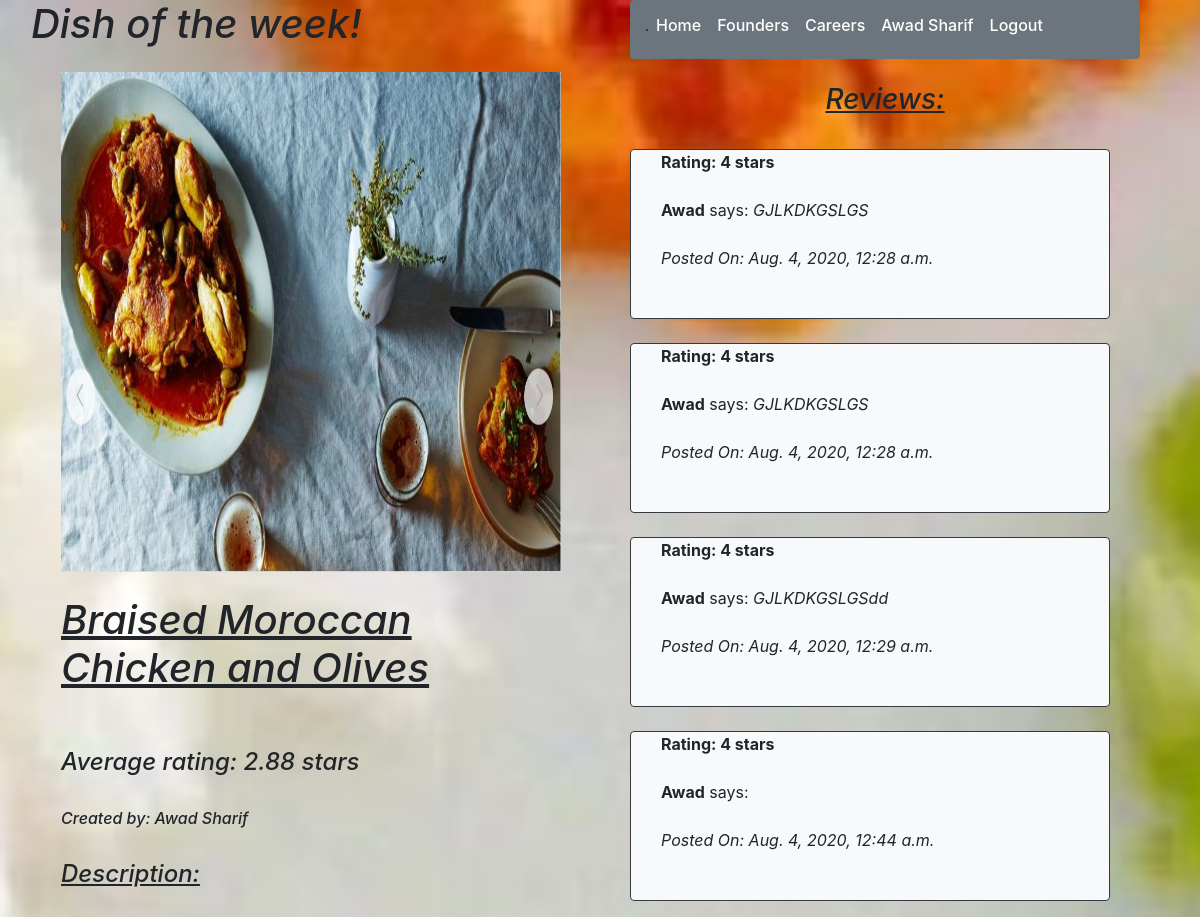
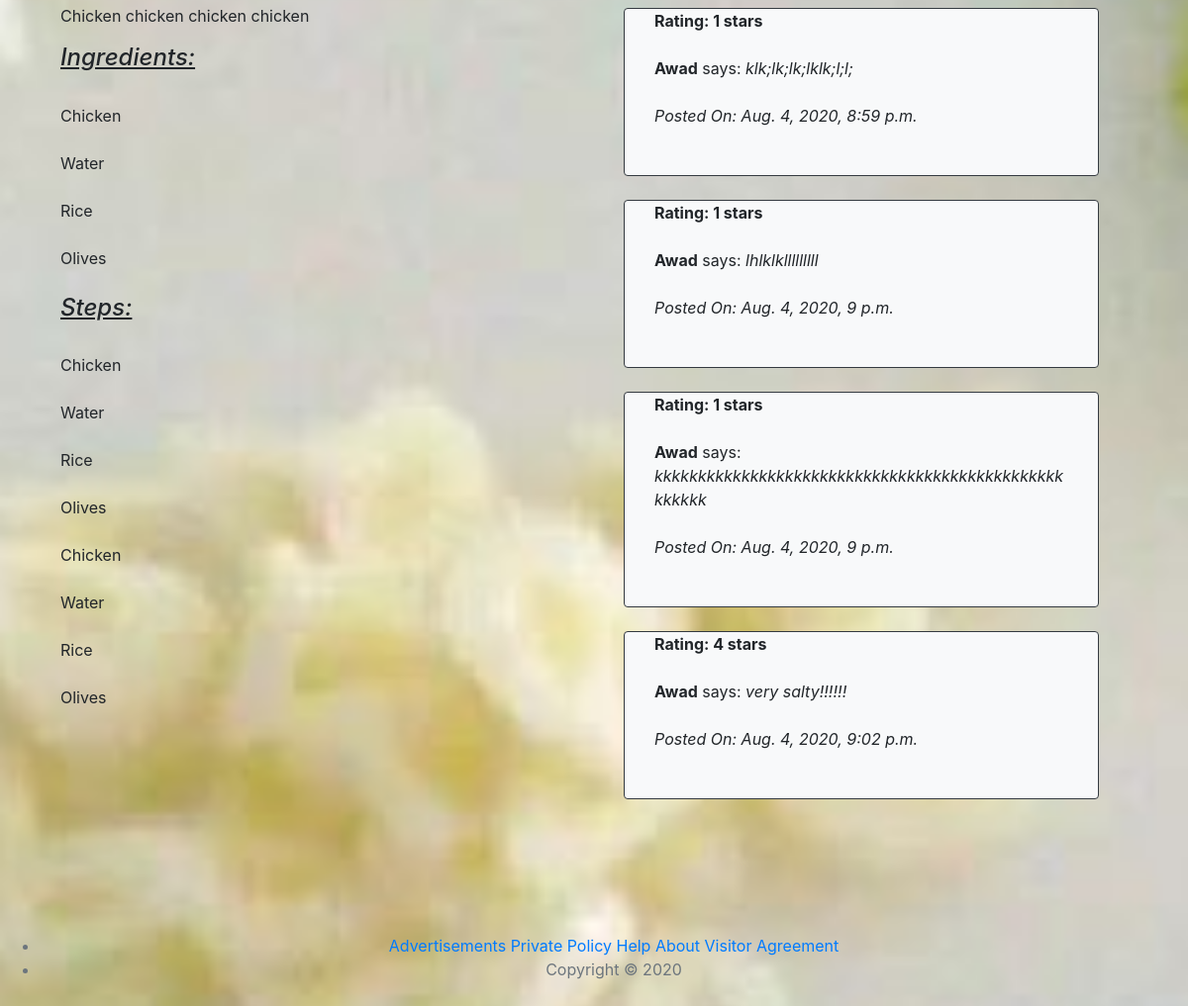
The app's page /recipe/best (signed in), older data (2 pictures, top to bottom).
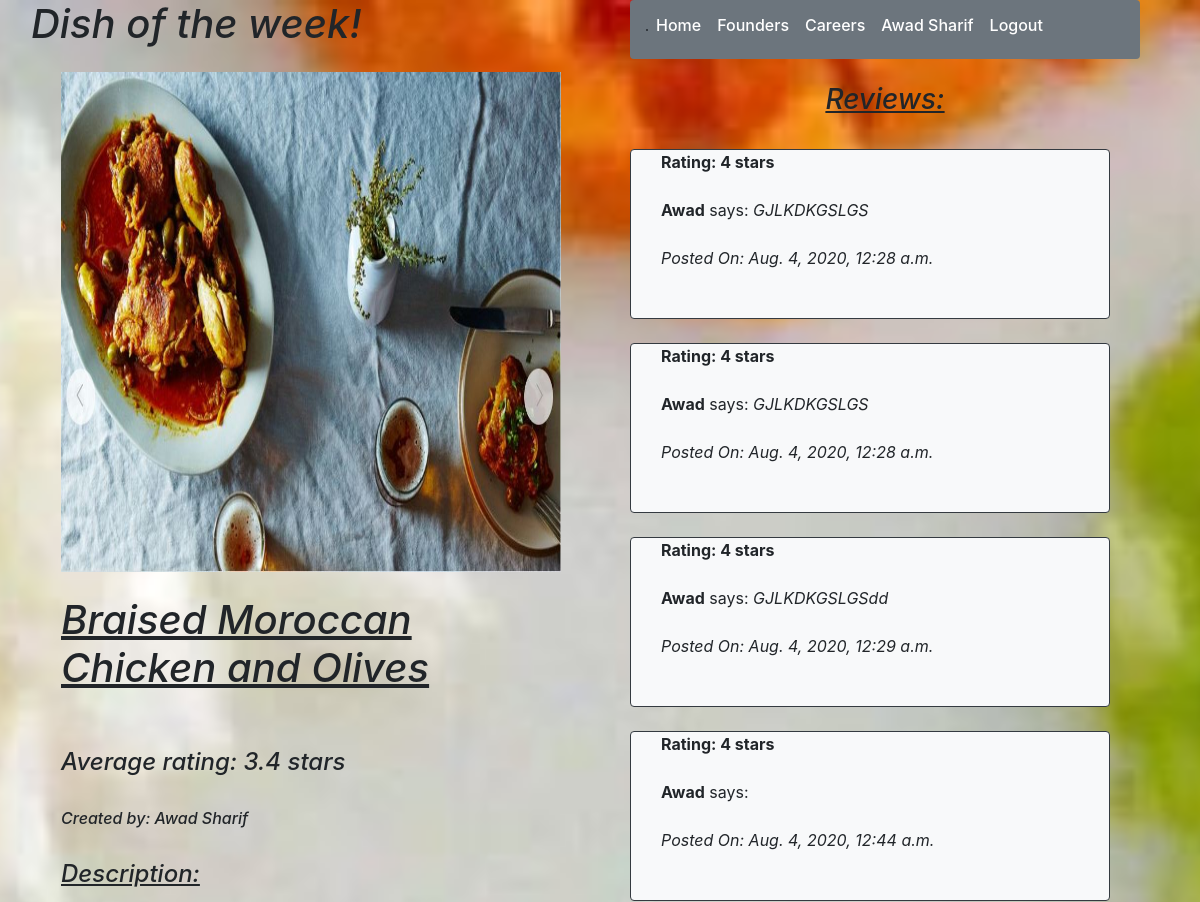
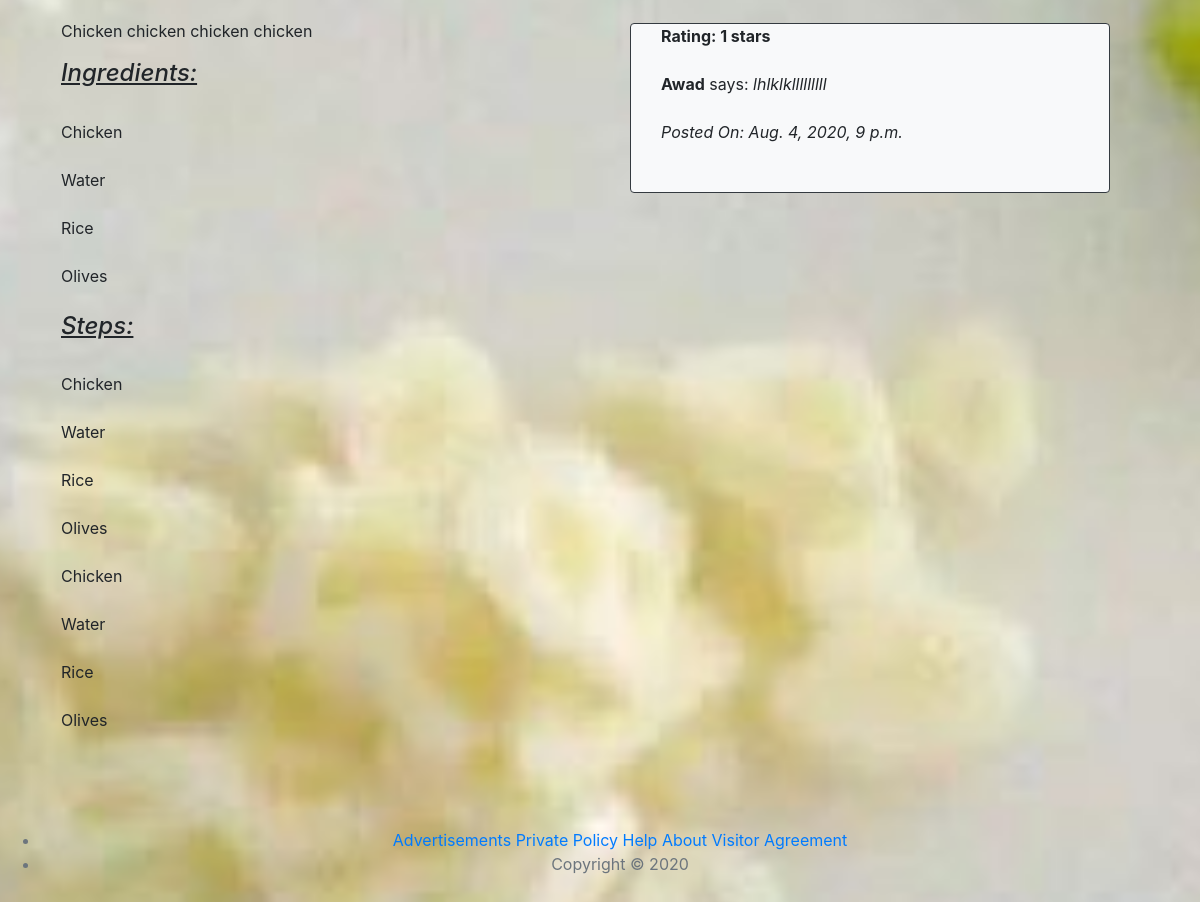
The same page, newer data (2 pictures, top to bottom).
### recipe_app/models.py (models this page shows)
class Reviews(models.Model):
    content = models.TextField()
    rating = models.IntegerField()
    reviewer = models.ForeignKey(User,related_name="reviews_of_user",on_delete = models.CASCADE)
    recipe = models.ForeignKey(Recipes,related_name="reviews_of_recipe",on_delete = models.CASCADE)
    created_at = models.DateTimeField(auto_now_add=True)
    updated_at = models.DateTimeField(auto_now=True)
    objects = Reviews_Manager()

class User(models.Model):
    first_name = models.CharField(max_length=255)
    last_name = models.CharField(max_length=255)
    email = models.EmailField(max_length=255)
    password = models.CharField(max_length=255)
    created_at = models.DateTimeField(auto_now_add=True)
    updated_at = models.DateTimeField(auto_now=True)
    objects = UserManager()

### recipe_app/views.py (the view)
# urls.py: path('recipe/best', views.dish_of_the_week),
def dish_of_the_week(request):
    if 'userid' not in request.session:
        return redirect('/')
    recipes = Recipes.objects.all()
    all_reviews = []
    all_recipes = []
    sorted_recipes = []
    for recipe in recipes:
        if recipe.is_dessert == False:
            all_recipes.append(recipe)
            all_reviews.append(len(recipe.reviews_of_recipe.all()))
    all_reviews = sorted(all_reviews, reverse=True)
    i = 0
    for i in range(len(all_reviews)):
        for recipe in all_recipes:
            if (all_reviews[i] == len(recipe.reviews_of_recipe.all())):
                sorted_recipes.append(recipe)
    top_recipe = sorted_recipes[0]
    ingredients = top_recipe.ingredients.split('\n')
    summary = top_recipe.summary.split('\n')
    steps = top_recipe.steps.split('\n')
    rating = 0
    for review in top_recipe.reviews_of_recipe.all():
        rating += review.rating
    if len(top_recipe.reviews_of_recipe.all()) > 0:
        average_rating = round(rating / len(top_recipe.reviews_of_recipe.all()),2)
    else:
        average_rating = 0
    reviews = top_recipe.reviews_of_recipe.all()
    context = {
        'User': User.objects.get(id=request.session['userid']),
        "recipes": top_recipe,
        "summary": summary,
        "ingredients": ingredients,
        "steps": steps,
        "rating": average_rating,
        "Reviews": reviews
    }
    return render(request,'dish_of_the_week.html',context)

### recipe_app/templates/dish_of_the_week.html (shortened to what the changed rows need)
<!DOCTYPE html>
<html lang="en">
    <head>
        <link rel="stylesheet" href="https://stackpath.bootstrapcdn.com/bootstrap/4.5.0/css/bootstrap.min.css">
        <link rel="stylesheet" type="text/css" href="/static/css/style.css">
    </head>
    <body class="welcome bg-light">
        <div class="container">
            <div class="row">
                <div class="col-6 px-3">
                    <div class="form-group row">
                        <em><h1 class="active">Dish of the week!</h1></em>
                    </div>
                    <div class="col-12">
                        <img src="{{recipes.image.url}}" width="500" height="500">
                    </div>
                    <div class="col-12">
                        <br>
                        <em><u><h1>{{recipes.name}}</h1></u></em>
                        <br><br>
                        <em><h4>Average rating: {{rating}} stars</h4></em>
                        <br>
                        <em><h6>Created by: {{recipes.owner.first_name}} {{recipes.owner.last_name}}</h6></em>
                        <br>
                        <em><u><h4>Description: </h4></u></em>
                        <br>
                        <p>{{recipes.summary}}
                        <br>
                        <br>
                        {% for ingredient in ingredients %}
                            {{ ingredient }}
                            <br>
                        {% endfor %}
                        <br>
                        <br>
                        {% for step in steps %}
                            {{ step }}
                            <br>
                        {% endfor %}
                    </div>
                </div>
                <div class="col-6">
                    <div class="col-12">
                        <br>
                        <br>
                        <div class="form-group row">
                            {% for review in Reviews %}
                                <br><br>
                                <div class="card-deck col-12 bg-dark-rounded">
                                    <br><br><br><br>
                                    <div class="card mb-4 bg-light rounded border border-dark">
                                        <div class="col-12">
                                            <div class="col-12">
                                                <b>Rating: {{review.rating}} stars</b>
                                                <br><br>
                                                <strong>{{review.reviewer.first_name}}</strong> says: <em>{{review.content}}</em>
                                                <br><br>
                                                <em>Posted On: {{review.created_at}}</em>
                                                <br><br>
                                            </div>
                                            <br>
                                        </div>
                                    </div>
                                </div>
                                <br><br>
                            {% endfor %}
                        </div>
                    </div>
                </div>
                    <br><br>
                    <br>
                </div>
            </div>
    </body>
</html>

Row changes from the older to the newer data that the page shows:
removed Reviews: rating "1", reviewer.first_name "Awad", content "klk;lk;lk;lklk;l;l;", created_at "Aug. 4, 2020, 8:59 p.m."
removed Reviews: rating "1", reviewer.first_name "Awad", content "kkkkkkkkkkkkkkkkkkkkkkkkkkkkkkkkkkkkkkkkkkkkkkkkkkkkk", created_at "Aug. 4, 2020, 9 p.m."
removed Reviews: rating "4", reviewer.first_name "Awad", content "very salty!!!!!!", created_at "Aug. 4, 2020, 9:02 p.m."
Text that changed along with them:
{{ rating }}: "2.88" → "3.4"
